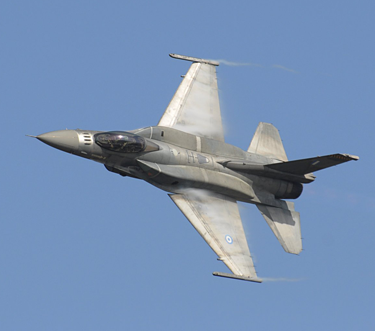
#> input picture assignment1/4b_plane.bmp, 375 x 331 px
$ python main.py
#> lines starting #> are read from the running program, lines starting #| are printed output that depends on the picture
"""
    Comp. Vision 425 - Assignment 1
    Name:               Kyle Clarkson
    Student Number:     38152187
"""


from PIL import Image
import numpy as np
import math
from scipy import signal

import matplotlib.pyplot as plt


def boxfilter(n):
    """
    Q 1.1
    :param n: The dimensions of the box filter.
    :return: A numpy nxn array with entries sum to 1.
    """
    # Ensure n is an odd, positive integer.
    assert n % 2 == 1, "Filter dimensions must be odd!"
    assert n > 0, "Filter dimensions must be positive!"
    return np.full((n, n), 1/n**2, dtype=float)


def gauss1d(sigma=1):
    """
    Q 1.2
    :param sigma: The standard deviation of the gaussian distribution that determines the filter.
    :return: A 6*sigma - rounded up to nearest odd integer - sized 1dim numpy array which is a gaussian filter.
    """
    # Ensure sigma is greater than 0.
    assert sigma >= 0, "Sigma must be positive!"
    if math.ceil(6*sigma) % 2 == 1:
        len = math.ceil(6*sigma)
    else:
        len = math.ceil(6*sigma) + 1

    # Edge case, length results in 1x1 matrix.
    if len == 1:
        return np.ones(1)
    else:
        array = np.asarray([math.exp((-float(val)**2)/(2*sigma**2)) for val in range(-int(len/2), int(len/2)+1)])
        return array/np.sum(array)


def gauss2d(sigma=1):
    """
    Q 1.3
    :param sigma: The std.dev. of the gaussian filter.
    :return: a 2d gaussian filter.
    """
    x = gauss1d(sigma)[np.newaxis]
    y = gauss1d(sigma)[np.newaxis].T
    return signal.convolve2d(x, y)


def gaussconvolve2d(array, sigma):
    """
    Q 1.4
    :param array: Input image to apply filter to.
    :param sigma: Std.dev. of the gaussian filter.
    :return: The convolved image.
    """
    f = gauss2d(sigma)
    return signal.convolve2d(array, f, mode="same")

if __name__ == '__main__':

    print("\n\n")

    # == Q 1.1
    '''
    n = 4
    print(f"n = {n}")
    print(boxfilter(n))
    '''

    # ==  Q 1.2 ==
    '''
    for sigma in [0.3, 0.5, 1, 2]:
        f = gauss1d(sigma)
        print("Sigma: ", sigma)
        print(f)
        print("\n\n")
    '''

    # == Q 1.3 ==
    '''
    for sigma in [0.5, 1]:
        f = gauss2d(sigma)
        print(f"Sigma: {sigma}")
        print(f"Filter shape: {f.shape}")
        print(f)
        print("\n\n")
    '''

    # == Q 1.4 ==
    '''
    dog = Image.open("dog.jpg")

    # Convert to numpy array with floating values, scale to [0,1] interval
    image_array = np.asarray(dog.convert("L"), dtype='f')
    image_array /= 255.0

    # Convolve image with filter, scale to [0,255], convert to int..
    result = gaussconvolve2d(image_array, sigma=3)

    # Apply filter to input image.
    result = gaussconvolve2d(image_array, sigma=3)

    # Scale to [0,255], convert to int8 array.
    result *= 255.0
    result = result.astype("uint8")

    result_img = Image.fromarray(result)
    result_img.save("dog_result.jpg")

    # Display both images using matplotlib.
    plt.subplot(121)
    plt.title("Original")
    plt.imshow(dog)

    plt.subplot(122)
    plt.title("Filtered")
    plt.imshow(result, cmap="gray")

    plt.show()
    '''

    # == Q 2 ==
    # The low-freq and high-freq images respectively
    img1 = Image.open("4b_plane.bmp")
#> img1 is the input picture: PIL image 375x331 RGB; mean R, G, B 119.8, 145, 180.2
    img2 = Image.open("4a_bird.bmp")
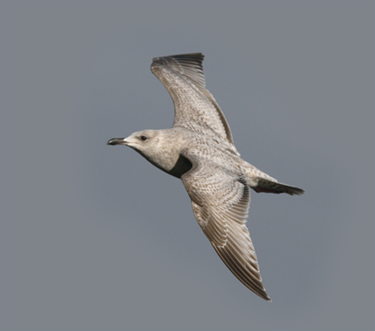
#> input picture assignment1/4a_bird.bmp, 375 x 331 px
#> img2 is the input picture: PIL image 375x331 RGB; mean R, G, B 127.7, 131.3, 136.8
    sigma = 10

    plt.subplot(3, 2, 1)
    plt.title("Image 1")
    plt.imshow(img1)

    plt.subplot(3, 2, 2)
    plt.title("Image 2")
    plt.imshow(img2)

    # Get color channels from first image as floats, scale to [0,1].
    r, g, b = np.asarray(img1, dtype="f").T/255.0

    # Apply filter to each channel, scale result to [0,255].
    con_r = gaussconvolve2d(r, sigma)*255.0
    con_g = gaussconvolve2d(g, sigma)*255.0
    con_b = gaussconvolve2d(b, sigma)*255.0

    # Merge channels into output image, convert to int8 array.
    img1_low_freq = np.stack((con_r.T, con_g.T, con_b.T), axis=2)
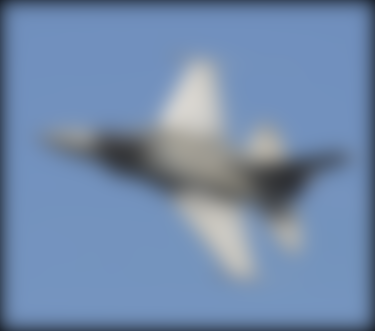
#> img1_low_freq: shape (331, 375, 3) float64; mean of channels 0, 1, 2 114.6, 138.5, 171.7; drawn as R, G, B

    plt.subplot(3, 2, 3)
    plt.title("Image 1 Low Freq.")
    plt.imshow(img1_low_freq.astype("uint"))

    # Get color channels from second image as floats, scale to [0,1]
    r, g, b = np.asarray(img2, dtype="f").T/255.0

    # Apply filter to each channel, scale result to [0,255]
    con_r = gaussconvolve2d(r, sigma)*255.0
    con_g = gaussconvolve2d(g, sigma)*255.0
    con_b = gaussconvolve2d(b, sigma)*255.0

    # Merge channels into output image, con
    img2_low_freq = np.stack((con_r.T, con_g.T, con_b.T), axis=2)

    # Compute high freq operation.
    img2_high_freq = img2 - img2_low_freq
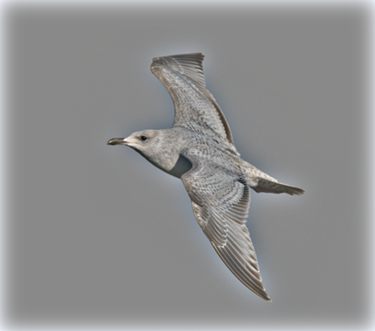
#> img2_high_freq: shape (331, 375, 3) float64; mean R, G, B 5.6, 5.9, 6.2; drawn with min black and max white
    # img2_high_freq = np.clip(img2_high_freq, 0, 255)

    plt.subplot(3, 2, 4)
    plt.title("Image 2 High Freq.")
    plt.imshow(img2_high_freq.astype("uint") + 128)

    # Get each image's color channels sc apply subtraction
    hybrid = img2_high_freq + img1_low_freq

    # Clip color channels as integers between 0 and 255.
    r, g, b = np.asarray(hybrid, dtype="f").T/255.0
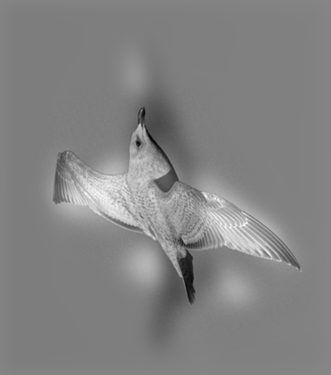
#> r: shape (375, 331) float32; min -0.146, max 1.05, mean 0.472; drawn with min black and max white
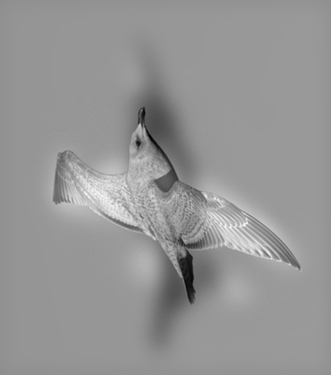
#> g: shape (375, 331) float32; min -0.127, max 1.05, mean 0.566; drawn with min black and max white
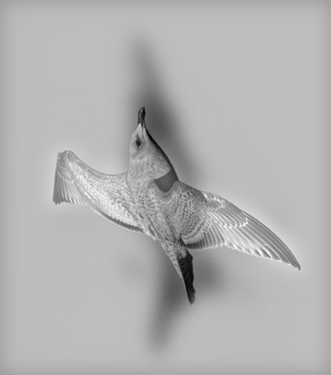
#> b: shape (375, 331) float32; min -0.131, max 1.05, mean 0.698; drawn with min black and max white
    r = np.clip(r, 0, 1) * 255.0
    g = np.clip(g, 0, 1) * 255.0
    b = np.clip(b, 0, 1) * 255.0

    hybrid = np.stack((r.T, g.T, b.T), axis=2)

    plt.subplot(3, 2, 5)
    plt.title("Hybrid Image")
    plt.imshow(hybrid.astype("uint"))

    plt.show()
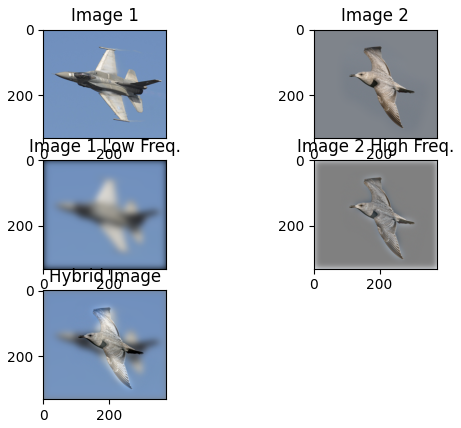
#> figure drawn by matplotlib, 5 panels
